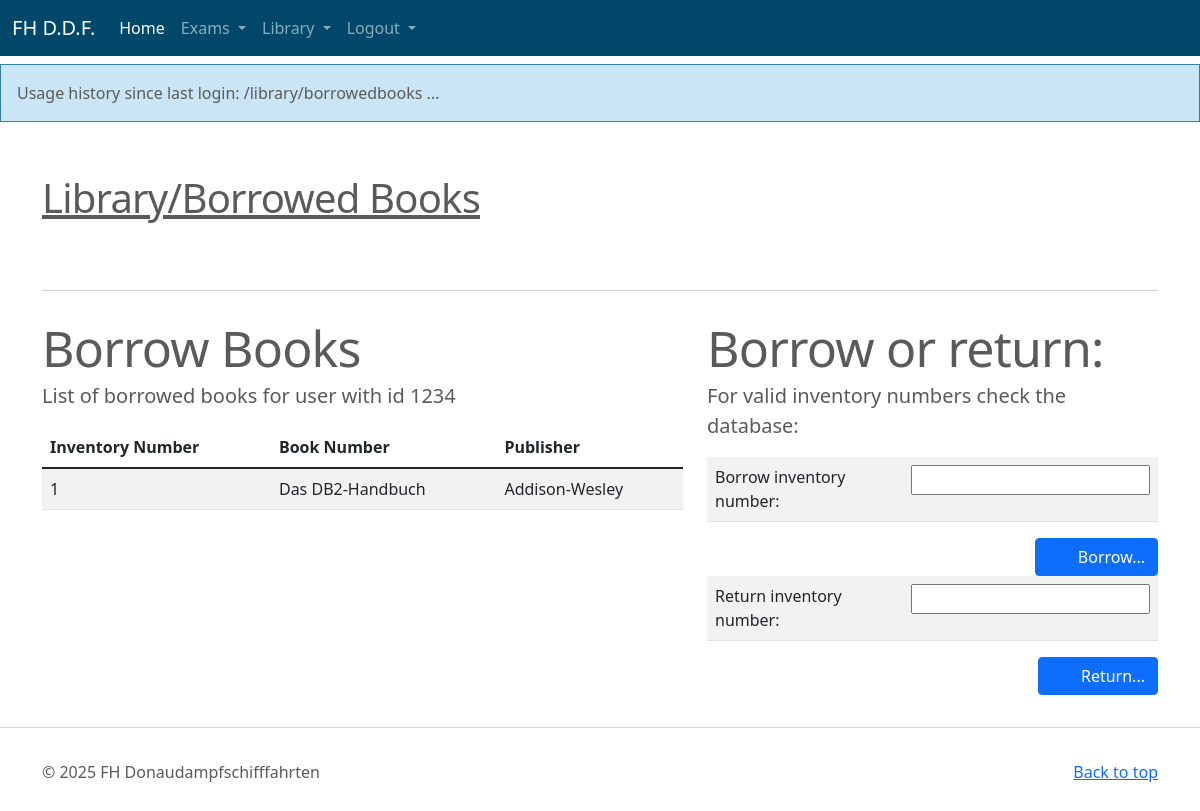
/library/borrowedbooks (signed in), run on the app's committed database.
### tables this page shows
CREATE TABLE "user" (
  id INTEGER PRIMARY KEY AUTOINCREMENT,
  username TEXT UNIQUE NOT NULL,
  password TEXT NOT NULL
);

CREATE TABLE "Buecher"(
	"ISBN" TEXT(20),
	"Titel" TEXT(100)
		CONSTRAINT nn_Buecher_Titel NOT NULL,
	"Verlagsname" TEXT(30)
		CONSTRAINT nn_Buecher_Verlagsname NOT NULL,
	CONSTRAINT pk_Buecher PRIMARY KEY (ISBN),
	CONSTRAINT fk_Buecher_Verlage FOREIGN KEY (Verlagsname) REFERENCES Verlage (Verlagsname)
);

CREATE TABLE "Ausleihe" (
	"Inventarnr" NUMBER(5),
	"PANr" NUMBER(5)
		CONSTRAINT nn_Ausleihe_PANr NOT NULL,
	CONSTRAINT pk_Ausleihe PRIMARY KEY (Inventarnr),
	CONSTRAINT fk_Ausleihe_Buch_Exemplare FOREIGN KEY (Inventarnr) REFERENCES Buch_Exemplare (Inventarnr),
	CONSTRAINT fk_Ausleihe_Personen FOREIGN KEY (PANr) REFERENCES Personen (PANr)
);

### flask_auu/library.py (the view, shortened to what this page needs)
@bp.route('/library/borrowedbooks', methods=('GET', 'POST'))
@login_required
def borrowedbooks():
    session['history'] = session['history'] + "/library/borrowedbooks\n ... "
    flash(session['history'])
    db = get_db()
    matrnrper = db.execute(
        'SELECT Vorname, Nachname, Matrikelnummer, Studienfach, Immatrikulationsdatum'
        ' FROM Studenten, Personen'
        ' WHERE Personen.PANr = Studenten.PANr and Personen.PANr = ? ', (g.user['username'],)
    ).fetchone()
    if matrnrper is None:
        return render_template('guest/guest.html', )
    borrowed = db.execute(
        "SELECT ausleihe.inventarnr Inventarnummer, Buecher.titel Titel, Buecher.verlagsname Verlagsname"
		" FROM ausleihe, Buch_exemplare, Buecher"
		" WHERE Buecher.isbn = Buch_Exemplare.isbn and Ausleihe.inventarnr = Buch_Exemplare.inventarnr"
		" and ausleihe.inventarnr in (select ausleihe.Inventarnr from ausleihe"
		" where ausleihe.panr = ?)",
        (g.user['username'],)
    ).fetchall()
    return render_template('library/borrowedbooks.html',  borrowed=borrowed,)

### flask_auu/auth.py (called while the page is built)
@bp.before_app_request
def load_logged_in_user():
    user_id = session.get('user_id')
    if session.get('history') is None:
        session['history'] = "Usage history since last login:\n"
    if user_id is None:
        g.user = None
    else:
        g.user = get_db().execute(
            'SELECT * FROM user WHERE id = ?', (user_id,)
        ).fetchone()

def login_required(view):
    @functools.wraps(view)
    def wrapped_view(**kwargs):
        if g.user is None:
            return redirect(url_for('auth.login'))
        return view(**kwargs)
    return wrapped_view

### flask_auu/db.py (called while the page is built)
def get_db():
        print('get_db(): before db is accessed...', flush=True)
        if 'db' not in g:
            g.db = sqlite3.connect(
                current_app.config['DATABASE'],
                detect_types=sqlite3.PARSE_DECLTYPES
            )
            g.db.row_factory = sqlite3.Row
        return g.db

### flask_auu/templates/library/borrowedbooks.html (shortened to what this page needs)
{% extends 'base.html' %}
{% block content %}
<div class="container marketing">
    <div class="signpost"><h1>Library/Borrowed Books</h1></div>
    <hr class="featurette-divider">
    <div class="row featurette">
        <div class="col-md-7">
            <h2 class="featurette-heading">Borrow Books</h2>
            <p class="lead">List of borrowed books for user with id {{ g.user['username'] }}</p>
                <table class="table table-responsive table-striped table-hover">
			    <thead>
				<tr>
					<th>Inventory Number</th>
					<th>Book Number</th>
					<th>Publisher</th>
				</tr>
			    </thead>
	        	<tbody>
                {% for entry in borrowed %}
	        	<tr><td>{{ entry['Inventarnummer'] }}</td><td>{{ entry['Titel'] }}</td><td>{{ entry['Verlagsname'] }}</td></tr>
                {% endfor %}
		        </tbody>
                </table>
        </div>
        <div class="col-md-5">
            <h2 class="featurette-heading">Borrow or return:</h2>
            <p class="lead">For valid inventory numbers check the database:</p>
            <form method="post" style="">
	            <table class="table table-responsive table-striped table-hover">
	        	<tbody>
    	        	<tr><td>Borrow inventory number:</td><td><input name="inventorynr" value="{{ request.form['inventorynr'] }}" /></td></tr>
		        </tbody>
	            </table>
	            <button type="submit" class="btn btn-primary" style="float: right">
					<span class="btn btn-primary"></span> Borrow...
				</button>
            </form>
			<form method="post" style="">
	            <table class="table table-responsive table-striped table-hover">
	        	<tbody>
    	        	<tr><td>Return inventory number:</td><td><input name="returninv" value="{{ request.form['returninv'] }}" /></td></tr>
		        </tbody>
	            </table>
	            <button type="submit" class="btn btn-primary" style="float: right">
					<span class="btn btn-primary"></span> Return...
				</button>
            </form>
        </div>
    </div>
</div>
{% endblock %}

### data on the page
user: user.username "1234"
Buecher: Inventarnummer "1", Titel "Das DB2-Handbuch", Verlagsname "Addison-Wesley"

### other printed values
{{ message }} "Usage history since last login: /library/borrowedbooks ..."
